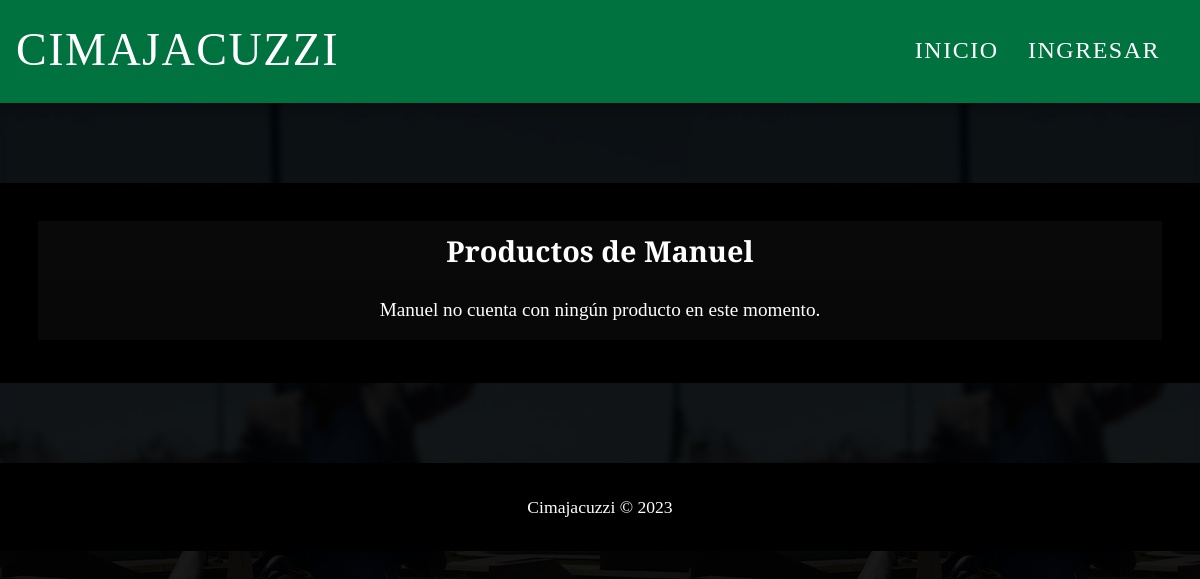
Page /seller/manuel on the earlier database version.
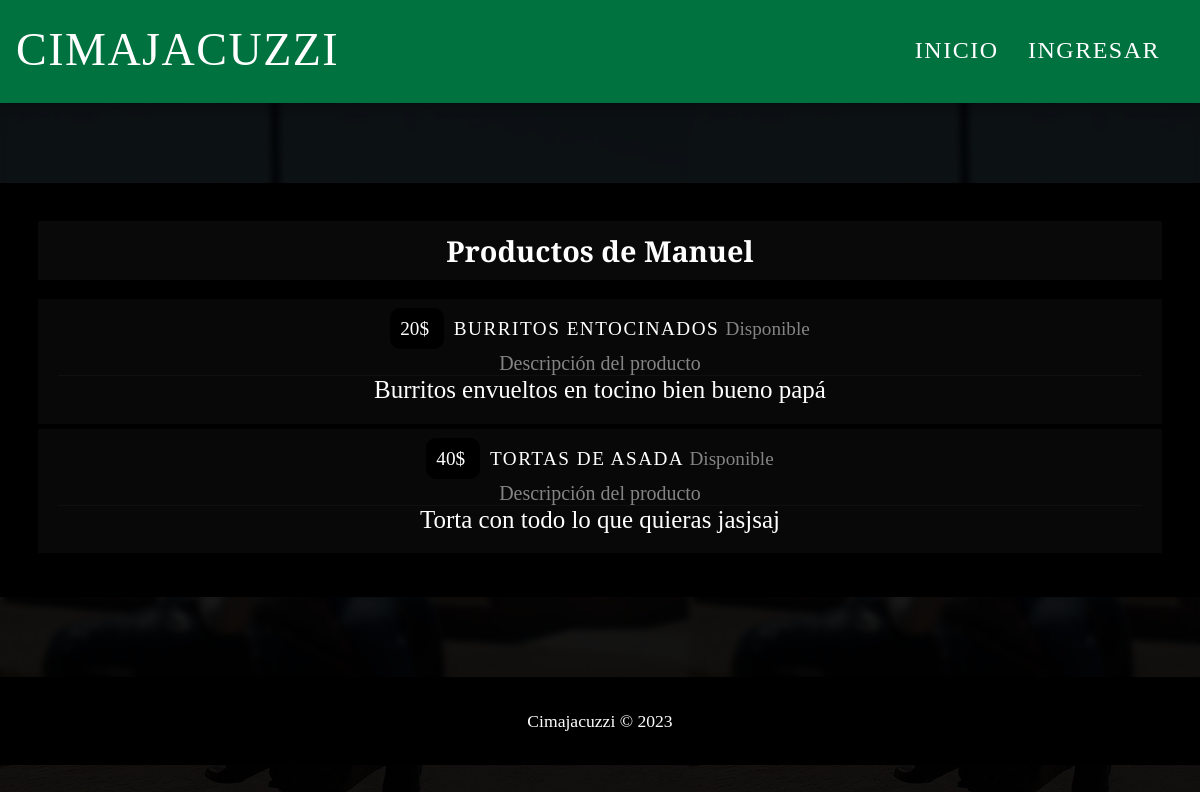
Same page on the later database version.
### tables this page shows
CREATE TABLE seller (
    seller_id INTEGER PRIMARY KEY AUTOINCREMENT,
    seller_name VARCHAR(150) NOT NULL UNIQUE,
    seller_pass VARCHAR(100) NOT NULL,
    start_hour INT DEFAULT 0,
    end_hour INT DEFAULT 0
);

CREATE TABLE product (
    product_id INTEGER PRIMARY KEY AUTOINCREMENT,
    product_owner INTEGER NOT NULL,
    product_name VARCHAR(150) NOT NULL,
    product_price INT DEFAULT 0 NOT NULL,
    product_desc VARCHAR(255) NOT NULL,
    product_exists BOOLEAN NOT NULL,

    FOREIGN KEY (product_owner) REFERENCES user(user_id) ON DELETE CASCADE
);

### app.py (the view)
@app.route('/seller/<seller_name>')
def display_seller(seller_name: str):
    conn = get_db_connection()
    seller_products = conn.execute('SELECT seller_name, product_name, product_price, product_desc, product_exists FROM seller INNER JOIN product ON seller_id=product_owner '
                              'WHERE seller_name=?', (seller_name,)).fetchall()
    conn.commit()
    conn.close()
    print(seller_products)
    return render_template('seller.html', seller_products=seller_products, seller_name=seller_name)

### app.py (called while the page is built)
def get_db_connection() -> object | Any:
    conn = sqlite3.connect(DATABASE_PATH)
    conn.row_factory = sqlite3.Row
    return conn

### templates/seller.html (shortened to what this page needs)
{% extends "base.html" %}
{% block styles %}
<link rel="stylesheet" href="{{ url_for('static', filename='seller.css') }}">
{% endblock %}
{% block body %}
<section id="seller-products">
    <header>
        <h2>Productos de {{ seller_name.title() }}</h2>
    </header>
    <section>
        {% if seller_products %}
        <ul id="prod-list">
            {% for product in seller_products %}
            <div class="product-container">
                <li class="product">
                    <div class="product-price">
                        {{ product['product_price'] }}$
                    </div>
                    <div class="product-name">
                        {{ product['product_name'].upper() }}
                    </div>
                    {% if product['product_exists'] %}
                    <span class="status">Disponible</span>
                    {% else %}
                    <span class="status">Agotado</span>
                    {% endif %}
                    <footer class="product-desc">
                        <span>Descripción del producto</span>
                        <p>
                            {{ product['product_desc'] }}
                        </p>
                    </footer>
                </li>
            </div>
            {% endfor %}
        </ul>
        {% else %}
        <div class="product-container">
            {{ seller_name.title() }} no cuenta con ningún producto en este momento.
        </div>
        {% endif %}
    </section>
</section>
{% endblock %}

### templates/base.html (shortened to what this page needs)
<!DOCTYPE html>
<html lang="es_MX">
<head>
    <link rel="stylesheet" href="{{ url_for('static', filename='base.css')}}">
    {% block styles %}
    {% endblock %}
</head>
<body>
    <section id="top-bar">
        <header>
            <a id="main-title" href="{{ url_for('index')}}">CIMAJACUZZI</a>
            <nav id="top-menu">
                <ul id="menu-options">
                    <li>
                        <a href="{{ url_for('index') }}">INICIO</a>
                    </li>
                    {% if 'username' not in session %}
                    <li>
                        <a href="{{ url_for('auth') }}">INGRESAR</a>
                    </li>
                    {% endif %}
                </ul>
            </nav>
        </header>
    </section>
    {% block body %}
    {% endblock %}
    <footer id="main-footer">
        Cimajacuzzi &copy; 2023
    </footer>
</body>
</html>

### static/base.css (style rules this page uses)
* { padding: 0; margin: 0; }
body { background-image: url('./images/tapia.jpg'); background-repeat: repeat; background-blend-mode:overlay; color: white; font-family: 'Prata', 'Times New Roman', 'Arial'; background-color: rgba(0, 0, 0, 0.9); backdrop-filter: blur(3px); animation-name: faded; animation-duration: 0.5s; }
#top-bar { letter-spacing: 1.5px; min-height: 100px; background-color: rgba(0, 114, 63, 1); text-align: left; padding-left: 1em; padding-right: 1em; box-shadow: 0px 5px 10px rgba(0, 0, 0, 0.2); }
#main-title { font-family: 'Prata', 'Times New Roman', 'Arial'; text-decoration: none; color: white; line-height: 100px; font-size: 46px; float: left; }
#top-menu { text-align: right; }
#menu-options { display: inline-block; }
#menu-options li { list-style: none; display: inline-block; line-height: 100px; }
#menu-options li a { text-decoration: none; font-size: 24px; font-family: 'Vollkorn'; padding-right: 1em; color:rgba(255, 255, 255, 1); }
#main-footer { background: #000; line-height: 5em; text-align: center; font-size: 110%; }

### static/seller.css (style rules this page uses)
#seller-products { background-color: #000; padding: 2em; font-size: 1.2em; }
#seller-products header { text-align: center; background-color: #090909; padding: 0.5em; }
#prod-list { margin-top: 1em; list-style: none; }
.product-container { display: block; background: #080808; padding: 1em; text-align: center; margin-bottom: 5px; }
.product-price { display: inline; background: #000; border-radius: 10px; padding: 10px; margin-right: 10px; }
.product-name { display: inline; letter-spacing: 1.5px; }
.product { display: inline; color: white; }
.product span.status { color: rgba(255, 255, 255, 0.5) }
.product footer.product-desc span { display: block; color: rgba(255, 255, 255, 0.5); font-size: .8em; border-bottom: 1px solid rgba(29, 29, 29, 0.398) }
.product footer.product-desc { margin-top: .5em; display: block; font-size: 1.3em; }

Differences in the rows shown:
now on this page (row edited): seller: title "Manuel"
added product: product_price "20", product_name "BURRITOS ENTOCINADOS", product_exists "Disponible", product_desc "Burritos envueltos en tocino bien bueno papá"
added product: product_price "40", product_name "TORTAS DE ASADA", product_exists "Disponible", product_desc "Torta con todo lo que quieras jasjsaj"
Other differences:
{{ seller_name.title() }}: "Manuel" → (not shown)
text no longer shown: "no cuenta con ningún producto en este momento."
